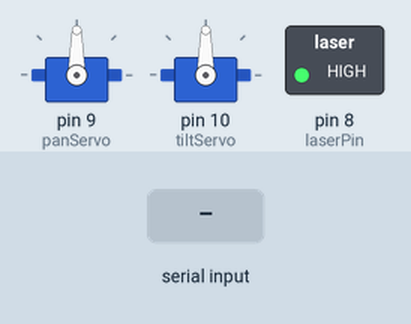
Recording of a sketch running on a simulated Arduino Mega 2560, built with avr-gcc and run on an emulated ATmega2560. Shown: 2 × servo, switched loads named in the sketch (green lamp = pin HIGH). The test bench sets the inputs (shaded band).

Above: at 1.2 s.
1.3 s: "R,1\n" received over the second serial link
At 2.3 s:
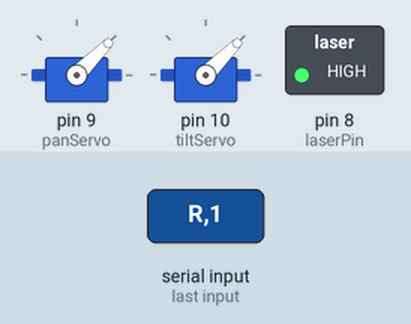
3.0 s: "R,150\n" received over the second serial link
At 4.1 s:
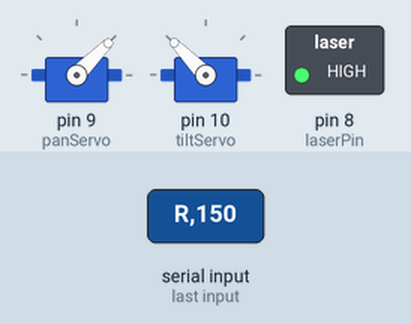
4.8 s: "F1,1\n" received over the second serial link
At 6.2 s:
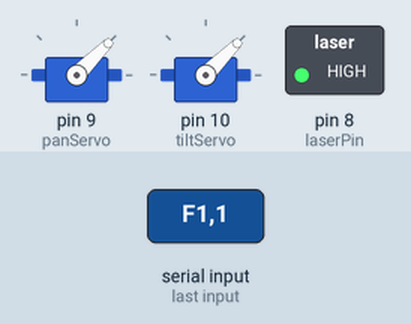
6.5 s: "F0\n" received over the second serial link
At 7.3 s:
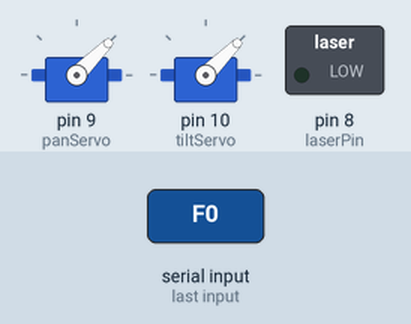
8.0 s: "F1,150\n" received over the second serial link
At 9.1 s:
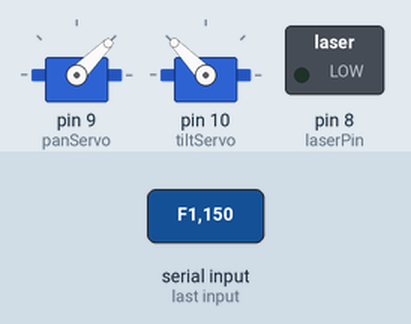
9.8 s: "F0,1\n" received over the second serial link
At 11.4 s:
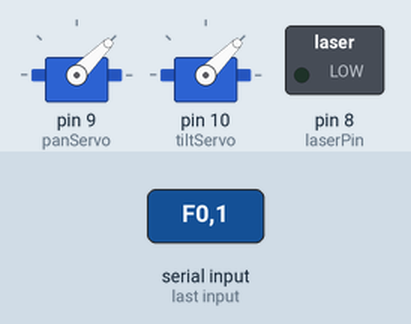
Timing chart, 0 to 12.5 s (numbered marks = the images above; inputs shaded):
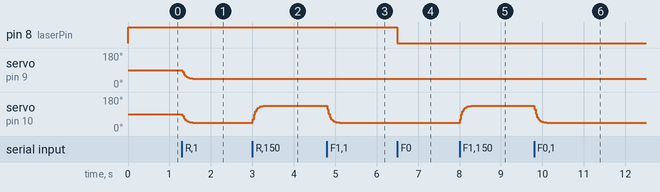

The sketch:

turret_control.ino
```cpp
#include <Servo.h>

Servo panServo;
Servo tiltServo;

const int laserPin = 8; // Digital pin connected to 2N2222 Base via resistor

// Mechanical safety limits
const int tiltMin = 45;
const int tiltMax = 135;
const int panMin = 45;
const int panMax = 135;

const int homePan = 90;
const int homeTilt = 90;

float currentPan = 90.0;
float currentTilt = 90.0;
int targetPan = 90;
int targetTilt = 90;

const float smoothing = 0.2;

unsigned long lastUpdateTime = 0;
const int updateInterval = 15;

void setup() {
  Serial1.begin(115200);

  panServo.attach(9);
  tiltServo.attach(10);

  pinMode(laserPin, OUTPUT);
  digitalWrite(laserPin, HIGH); // Force Laser ON continuously for accuracy testing

  resetToOrigin();
}

void loop() {
  if (Serial1.available() > 0) {
    String data = Serial1.readStringUntil('\n');
    data.trim();

    if (data == "R") {
      resetToOrigin();
    }
    else if (data == "F1") {
      digitalWrite(laserPin, HIGH);
    }
    else if (data == "F0") {
      digitalWrite(laserPin, LOW);
    }
    // Standard "Pan,Tilt" parsing
    else if (data.indexOf(',') != -1) {
      int commaIndex = data.indexOf(',');
      int incomingPan = data.substring(0, commaIndex).toInt();
      int incomingTilt = data.substring(commaIndex + 1).toInt();

      targetPan = constrain(incomingPan, panMin, panMax);
      targetTilt = constrain(incomingTilt, tiltMin, tiltMax);
    }
  }

  // Lerp smoothing loop
  if (millis() - lastUpdateTime >= updateInterval) {
    lastUpdateTime = millis();

    currentPan = currentPan + (targetPan - currentPan) * smoothing;
    currentTilt = currentTilt + (targetTilt - currentTilt) * smoothing;

    panServo.write((int)currentPan);
    tiltServo.write((int)currentTilt);
  }
}

void resetToOrigin() {
  targetPan = homePan;
  targetTilt = homeTilt;
  currentPan = homePan;
  currentTilt = homeTilt;
  panServo.write(homePan);
  tiltServo.write(homeTilt);
  digitalWrite(laserPin, HIGH); // Keep laser ON during reset
}
```

Measured:
- after the input at 1.3 s, servo on pin 9 (panServo), servo on pin 10 (tiltServo): moves from 90° to 45° over 0.26 s, starting at once
- after the input at 3.0 s, servo on pin 10 (tiltServo): moves from 45° to 134° over 0.30 s, starting at once
- after the input at 4.8 s, servo on pin 10 (tiltServo): moves from 134° to 45° over 0.30 s, starting at once
- after the input at 6.5 s, pin 8 (laserPin): HIGH → LOW at once
- after the input at 8.0 s, servo on pin 10 (tiltServo): moves from 45° to 134° over 0.30 s, starting at once
- after the input at 9.8 s, servo on pin 10 (tiltServo): moves from 134° to 45° over 0.30 s, starting at once
